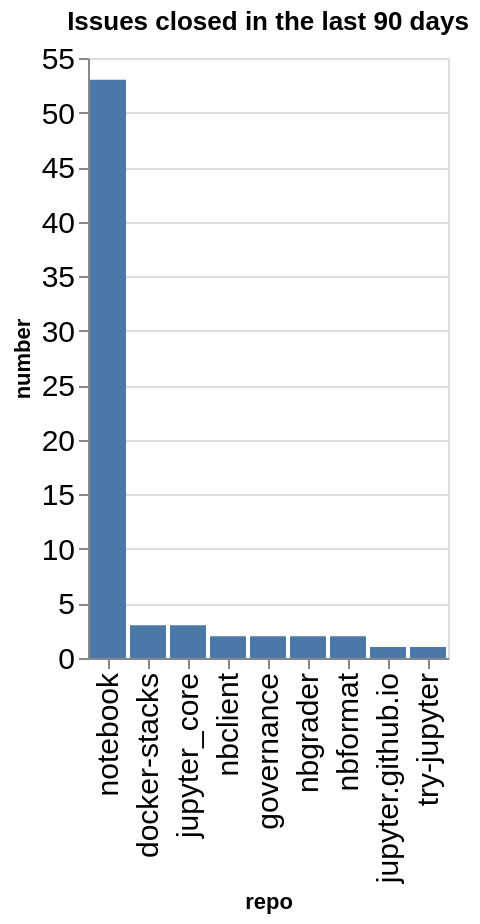

Write notebook code for a chart like this one.
### Code cell
closed_counts = closed.groupby(['org', 'repo']).count()['number'].reset_index()
closed_counts['org/repo'] = closed_counts.apply(lambda a: a['org'] + '/' + a['repo'], axis=1)
sorted_vals = closed_counts.sort_values(['number'], ascending=False)['repo'].values
alt.Chart(data=closed_counts, title=f"Issues closed in the last {n_days} days").mark_bar().encode(
    x=alt.X('repo', sort=alt.Sort(sorted_vals.tolist())),
    y='number',
)

### Figure 1 — Vega-Lite specification as saved in the notebook (floating-point values rounded to 4 significant figures)
{"config": {"axisLeft": {"labelFontSize": 15}, "axisBottom": {"labelFontSize": 15}}, "data": {"name": "data-0fee1ae703f7ac109552f64d8ec676cd"}, "mark": {"type": "bar"}, "encoding": {"x": {"field": "repo", "sort": ["notebook", "docker-stacks", "jupyter_core", "nbclient", "governance", "nbgrader", "nbformat", "jupyter.github.io", "try-jupyter"], "type": "nominal"}, "y": {"field": "number", "type": "quantitative"}}, "title": "Issues closed in the last 90 days", "$schema": "https://vega.github.io/schema/vega-lite/v5.20.1.json", "datasets": {"data-0fee1ae703f7ac109552f64d8ec676cd": [{"org": "jupyter", "repo": "docker-stacks", "number": 3, "org/repo": "jupyter/docker-stacks"}, {"org": "jupyter", "repo": "governance", "number": 2, "org/repo": "jupyter/governance"}, {"org": "jupyter", "repo": "jupyter.github.io", "number": 1, "org/repo": "jupyter/jupyter.github.io"}, {"org": "jupyter", "repo": "jupyter_core", "number": 3, "org/repo": "jupyter/jupyter_core"}, {"org": "jupyter", "repo": "nbclient", "number": 2, "org/repo": "jupyter/nbclient"}, {"org": "jupyter", "repo": "nbformat", "number": 2, "org/repo": "jupyter/nbformat"}, {"org": "jupyter", "repo": "nbgrader", "number": 2, "org/repo": "jupyter/nbgrader"}, {"org": "jupyter", "repo": "notebook", "number": 53, "org/repo": "jupyter/notebook"}, {"org": "jupyter", "repo": "try-jupyter", "number": 1, "org/repo": "jupyter/try-jupyter"}]}}
